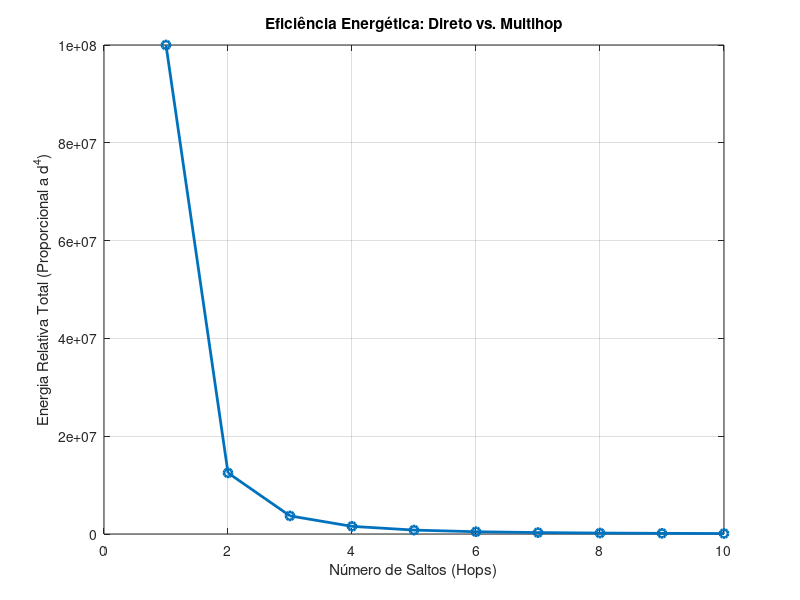

Here is the MATLAB script that generated this plot:
D_total = 100; 
n = 4; 

% Caso 1: Transmissão Direta (1 salto grande)
E_direto = D_total^n;

% Caso 2: Multihop (dividir em K saltos)
k_saltos = 1:10; % Testar de 1 a 10 saltos
E_multihop = zeros(1, 10);

for k = 1:10
    d_pequeno = D_total / k; % Distância de cada salto
    % Energia total = k vezes a energia de um salto pequeno
    E_multihop(k) = k * (d_pequeno^n); 
end

figure;
plot(k_saltos, E_multihop, '-o', 'LineWidth', 2);
title('Eficiência Energética: Direto vs. Multihop');
xlabel('Número de Saltos (Hops)');
ylabel('Energia Relativa Total (Proporcional a d^4)');
grid on;